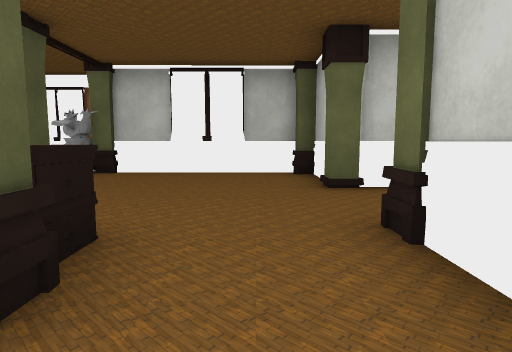
view 1 (above)

24 first-person views from a walk through a 3-D level made in the Unity game engine. The camera is 1.5 m above the floor, tilts 6° down and sees 75° across. The floor is counted in squares, 2 m on a side. Each view is taken from the middle of a square. On the plan, view 1 faces up. The plan holds only what a view shows up to about 11 squares ahead; the rest is blank. The place goes on beyond the plan. The player character is not drawn. Some animated figures are not drawn. Some surface patterns are stand-ins.

view 2
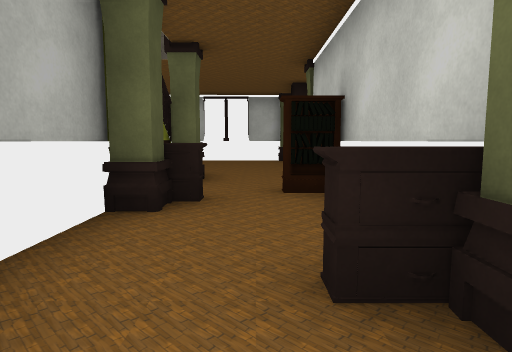

view 3
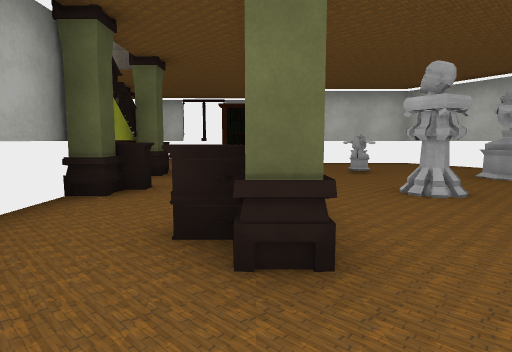

view 4
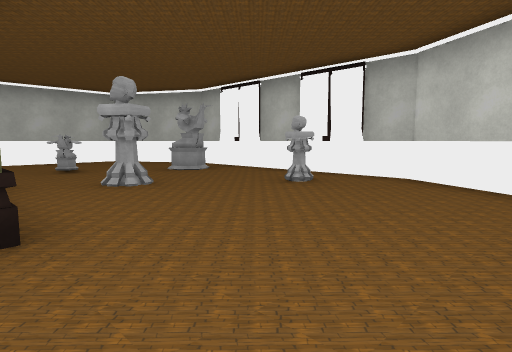

view 5
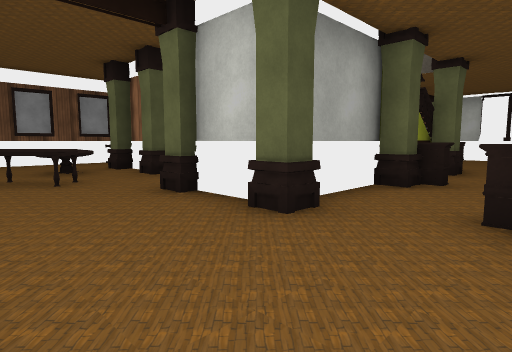

view 6
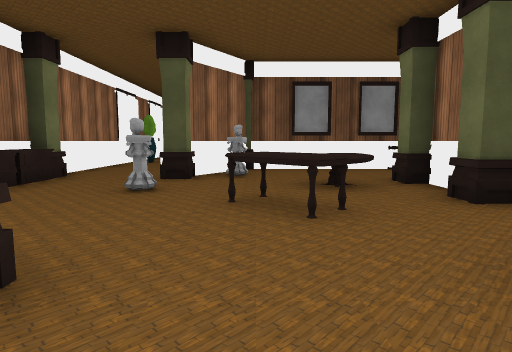

view 7
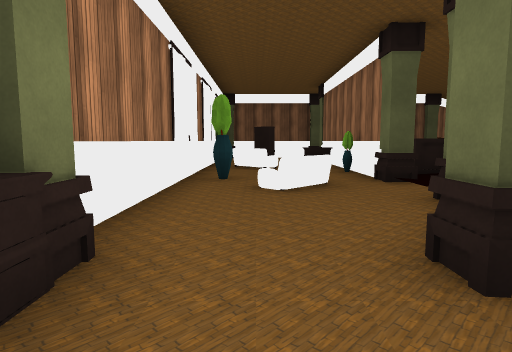

view 8
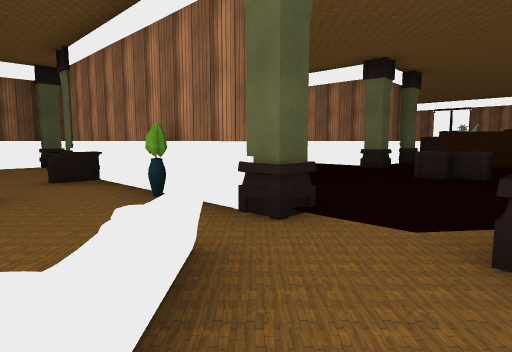

view 9
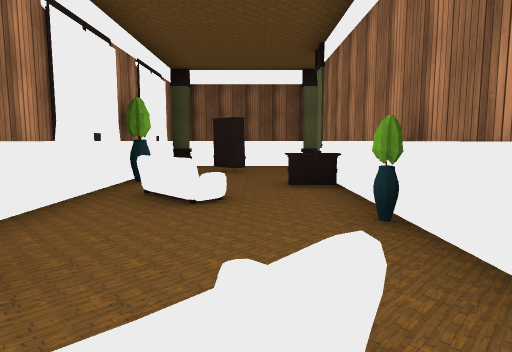

view 10
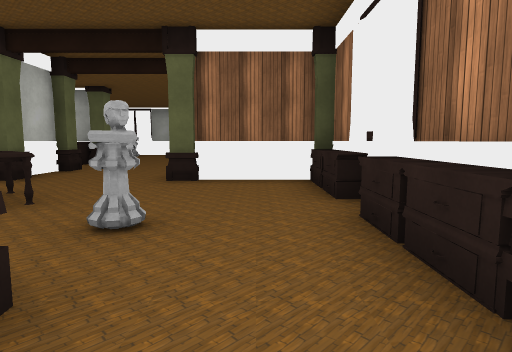

view 11
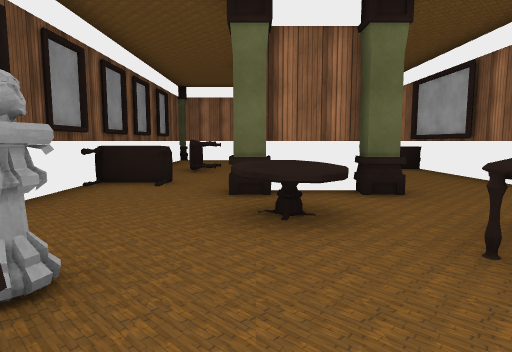

view 12
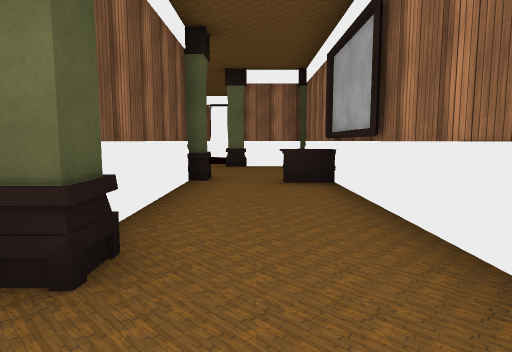

view 13
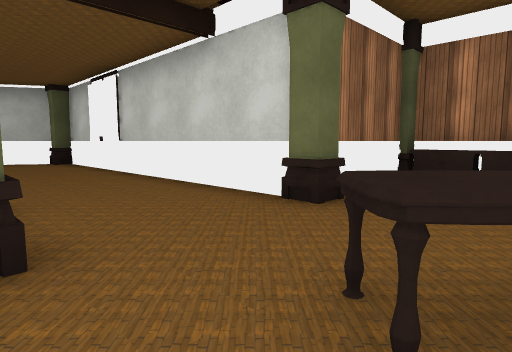

view 14
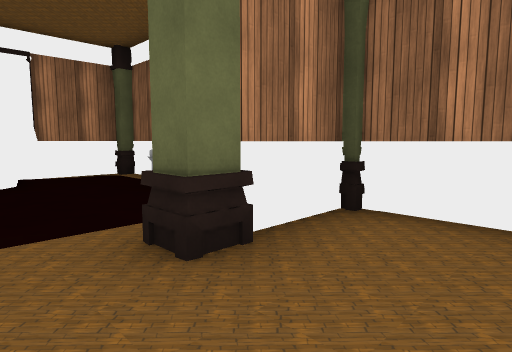

view 15
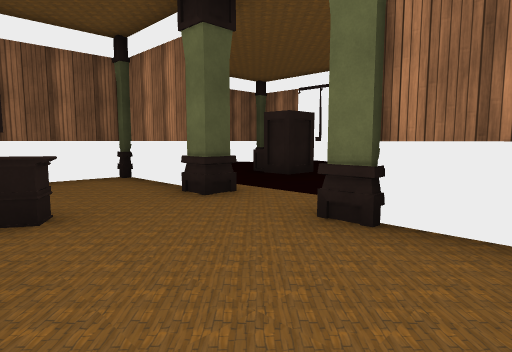

view 16
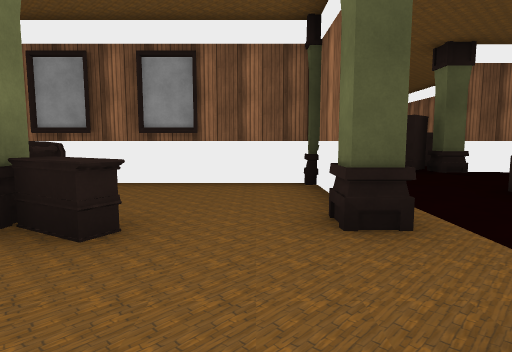

view 17
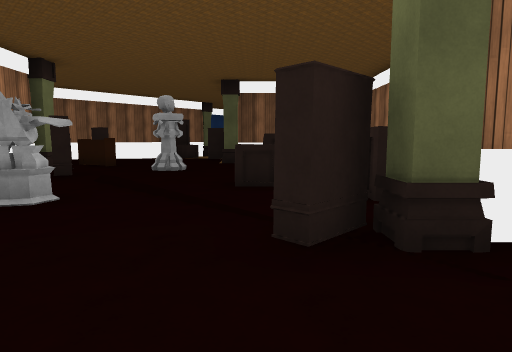

view 18
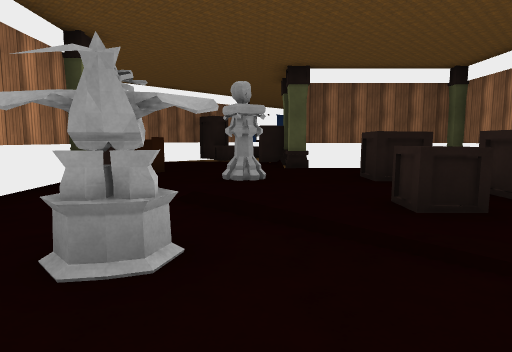

view 19
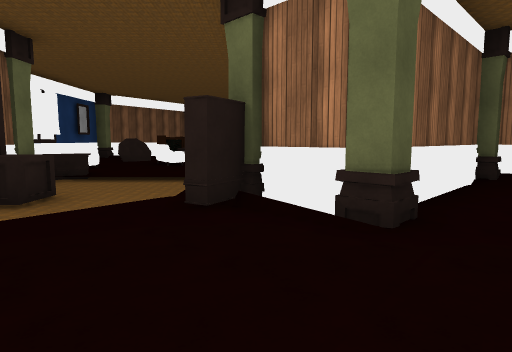

view 20
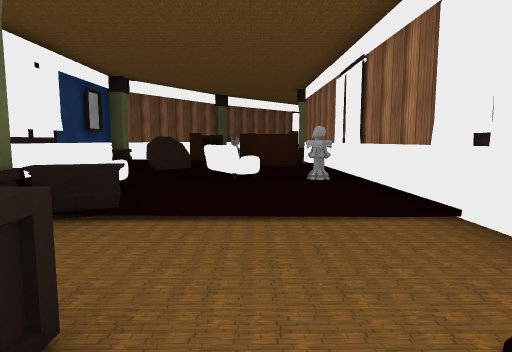

view 21
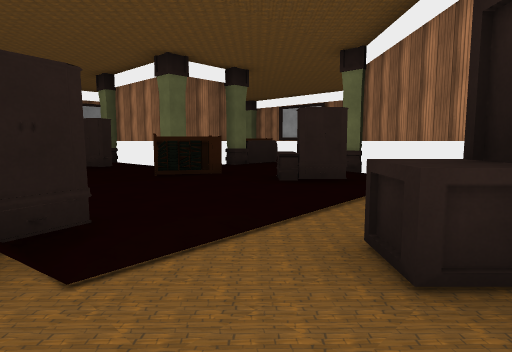

view 22
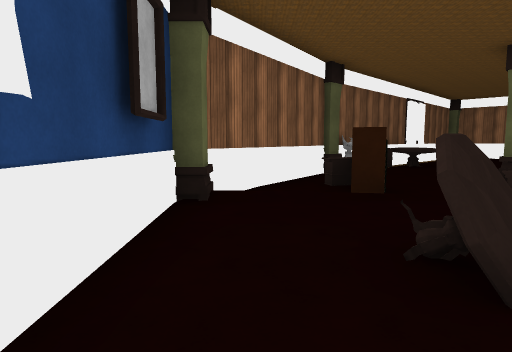

view 23
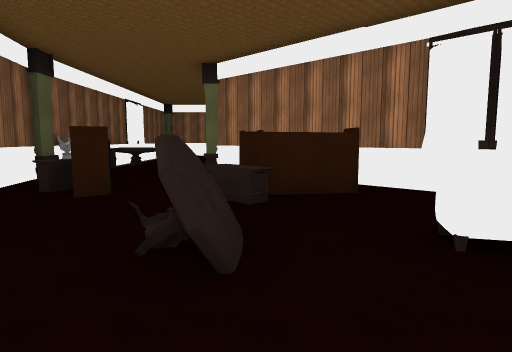

view 24
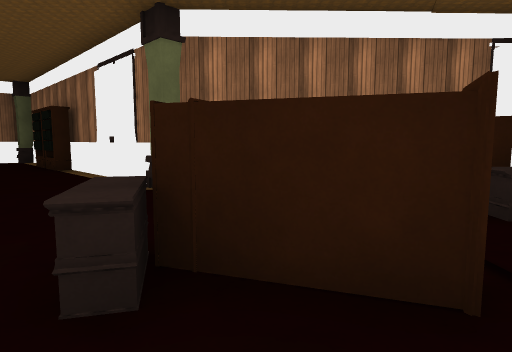

### Floor plan
Key: @ floor where view 1 was taken; # wall or solid block; . main floor; : floor 0.25 m higher than the main floor; / step, stairs or slope; P pillar; S statue; C cabinet; B bookshelf; F sofa; A vase; L plant; O other object.
Columns run from 36 left of view 1 to 8 right of it. Each row starts with its distance up from view 1.
 21    O
 20    B#
 19     #
 18  O  #
 17 #O  #
 16 O   #
 15 #   P
 14 PS
 13 #..
 12 #.C    ##
 11 # CB BB O     ##              ##PP
 10 #. B:C   ##   #         #    OO .#
  9  P   O   P##  #         #     O  #
  8  #  OO     O# #  OO     P  PO  PS####P
  7          ::/###        CC .      .....#
  6    #::FF::/./P#P           ....  .....###
  5    ##   C/../C          .P##P.P##P...P.....#
  4         P .O/            #......##.........##
  3           PP/   :  C     #..C....#...P......#
  2             /   BP : P B #..P.P..# C.#.SS...#
  1            #.CC  P####BB #.O ##.C##P. ....S.#
  0             #     ####   #.O #...##.@B......#
 -1              #P  PP  P   #.. #...##PC#..P...#
 -2                  O       #O. #...##..#......#
 -3                          #..P#P..##..C....P.#
 -4                          #..O....P#P.P......#
 -5                          #..OOO.............#
 -6               P P      P.P.P..O............##
 -7               #.P#C##A#P.P#P..............P#
 -8               #......L./...P.P..P##########
 -9               #.C..FF...F........#
-10               P...A...A....PCC.CCP
-11                ############P#####P

Positions as (right, up) in squares from view 1, and headings:
1: (0, 0), facing up
2: (0, -5), facing up
3: (1, -6), facing up
4: (1, -7), facing up-right
5: (1, -7), facing up-left
6: (-2, -6), facing left
7: (-7, -9), facing left
8: (-11, -9), facing up-left
9: (-12, -8), facing left
10: (-10, -9), facing right
11: (-8, -8), facing up
12: (-5, -5), facing up
13: (-6, -4), facing down-right
14: (-7, 3), facing up-right
15: (-4, 2), facing up-left
16: (-5, 4), facing left
17: (-10, 7), facing left
18: (-12, 5), facing left
19: (-20, 3), facing up-left
20: (-24, 4), facing up-left
21: (-26, 6), facing down-right
22: (-31, 6), facing up-left
23: (-31, 6), facing up
24: (-35, 10), facing up-right
